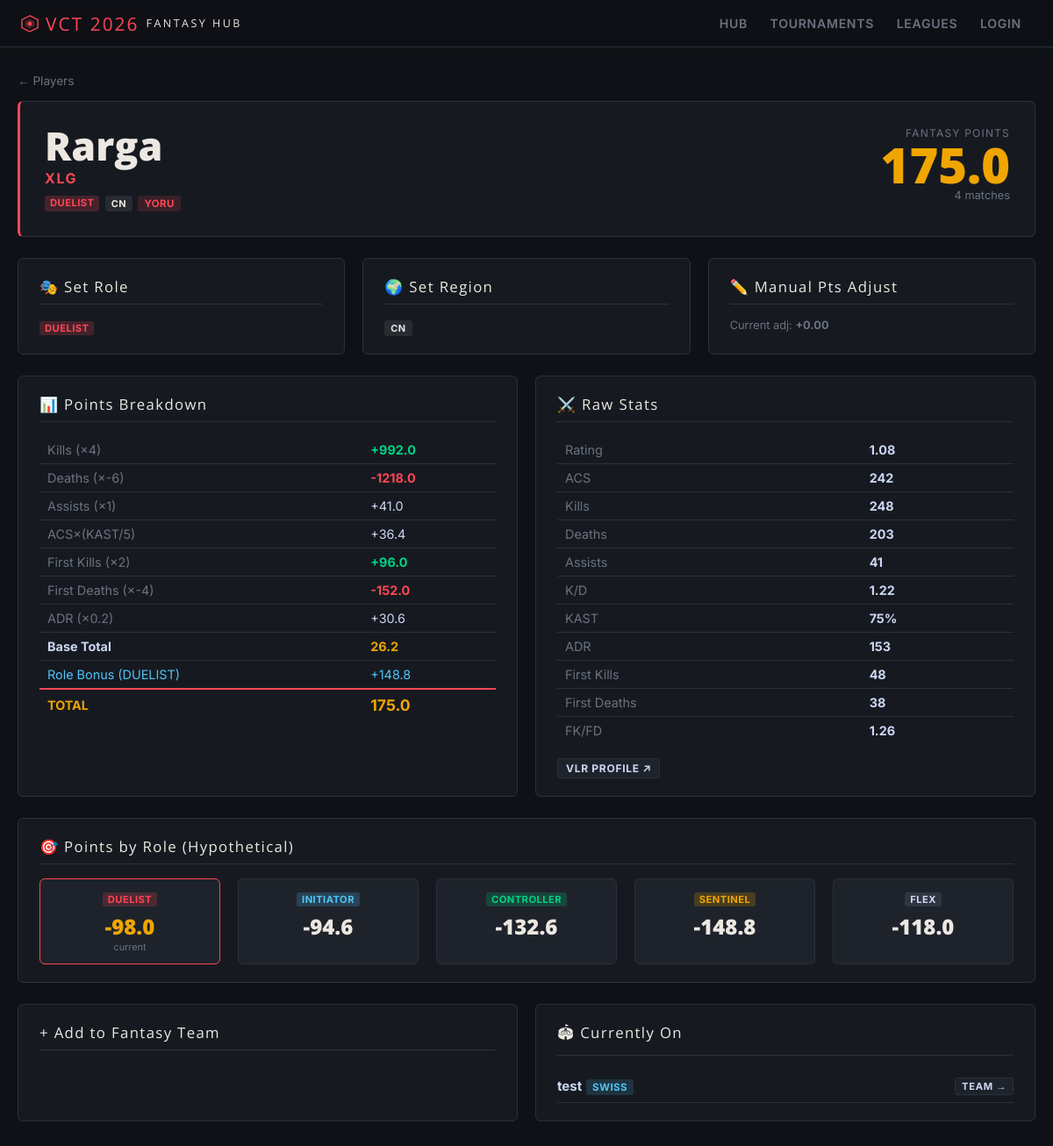
Page /tournament/2/player/t2_22047_rarga on the committed database.
### tables this page shows
CREATE TABLE players (
            player_id      TEXT NOT NULL,
            tournament_id  INTEGER NOT NULL,
            ign            TEXT NOT NULL,
            real_name      TEXT DEFAULT '',
            team           TEXT DEFAULT '',
            team_abbr      TEXT DEFAULT '',
            country        TEXT DEFAULT '',
            region         TEXT DEFAULT '',
            role           TEXT DEFAULT 'flex',
            agent          TEXT DEFAULT '',
            rounds_played  INTEGER DEFAULT 0,
            rating         REAL DEFAULT 0.0,
            acs            REAL DEFAULT 0.0,
            kills          INTEGER DEFAULT 0,
            deaths         INTEGER DEFAULT 0,
            assists        INTEGER DEFAULT 0,
            kd_ratio       REAL DEFAULT 0.0,
            kast           REAL DEFAULT 0.0,
            adr            REAL DEFAULT 0.0,
            headshot_pct   REAL DEFAULT 0.0,
            first_kills    INTEGER DEFAULT 0,
            first_deaths   INTEGER DEFAULT 0,
            fk_fd_ratio    REAL DEFAULT 0.0,
            base_points    REAL DEFAULT 0.0,
            role_points    REAL DEFAULT 0.0,
            fantasy_points REAL DEFAULT 0.0,
            last_updated   TEXT,
            vlr_url        TEXT DEFAULT '', matches_played INTEGER DEFAULT 0, manual_pts REAL DEFAULT 0.0,
            PRIMARY KEY (player_id, tournament_id),
            FOREIGN KEY (tournament_id) REFERENCES tournaments(id)
        );

CREATE TABLE fantasy_roster (
            id               INTEGER PRIMARY KEY AUTOINCREMENT,
            fantasy_team_id  INTEGER NOT NULL,
            player_id        TEXT NOT NULL,
            tournament_id    INTEGER NOT NULL,
            role_slot        TEXT NOT NULL DEFAULT 'flex',
            is_star          INTEGER DEFAULT 0,
            is_duplicate     INTEGER DEFAULT 0,
            phase            TEXT DEFAULT 'swiss',
            added_at         TEXT DEFAULT (datetime('now')),
            UNIQUE(fantasy_team_id, player_id, phase),
            FOREIGN KEY (fantasy_team_id) REFERENCES fantasy_teams(id)
        );

CREATE TABLE fantasy_teams (
            id            INTEGER PRIMARY KEY AUTOINCREMENT,
            league_id     INTEGER NOT NULL,
            team_name     TEXT NOT NULL,
            manager_name  TEXT NOT NULL,
            bonus_points  REAL DEFAULT 0.0,
            created_at    TEXT DEFAULT (datetime('now')), swiss_pts_snapshot REAL DEFAULT 0.0,
            FOREIGN KEY (league_id) REFERENCES leagues(id)
        );

### app.py (the view)
@app.route("/tournament/<int:tournament_id>/player/<player_id>")
def player_detail(tournament_id, player_id):
    p = db.get_player(player_id, tournament_id)
    t = db.get_tournament(tournament_id)
    if not p or not t:
        flash("Player not found.", "error")
        return redirect(url_for("players", tournament_id=tournament_id))
    breakdown  = points_breakdown(p)
    assignments = db.get_player_roster_assignments(player_id, tournament_id)
    leagues = db.get_leagues_for_tournament(tournament_id)
    already_on = {a["fantasy_team_id"] for a in assignments}
    available_teams = []
    for lg in leagues:
        rs = db.get_ruleset(lg["id"])
        for team in db.get_teams_in_league(lg["id"]):
            if team["id"] not in already_on:
                roster = db.get_roster(team["id"], phase=lg["phase"])
                max_p = rs.get("total_players", 10)
                if len(roster) < max_p:
                    available_teams.append({**team, "league_name": lg["name"],
                                            "phase": lg["phase"]})
    role_pts = all_role_points(p)
    adjustments = db.get_player_adjustments(player_id, tournament_id)
    return render_template("player_detail.html", player=p, tournament=t,
                           breakdown=breakdown, assignments=assignments,
                           available_teams=available_teams,
                           role_pts=role_pts, adjustments=adjustments)

### templates/player_detail.html (shortened to what this page needs)
{% extends "base.html" %}
{% block content %}
<div style="margin-bottom:.9rem;"><a href="/tournament/{{ tournament.id }}/players" style="color:var(--muted);text-decoration:none;font-size:.85rem;">← Players</a></div>
<div class="card" style="margin-bottom:1.5rem;border-left:3px solid var(--red);padding:1.75rem;">
    <div style="display:flex;align-items:flex-start;justify-content:space-between;gap:1.5rem;flex-wrap:wrap;">
        <div>
            <div style="font-family:'Open Sans',sans-serif;font-size:2.8rem;font-weight:800;color:var(--accent);line-height:1;">{{ player.ign }}</div>
            <div style="color:var(--red);font-weight:700;letter-spacing:.1em;font-size:1rem;margin-top:4px;">{{ player.team or player.team_abbr or 'Unknown' }}</div>
            <div style="display:flex;gap:.4rem;flex-wrap:wrap;margin-top:.6rem;">
                <span class="badge badge-role badge-{{ player.role }}">{{ player.role|upper }}</span>
                {% if player.region %}<span class="badge badge-region">{{ player.region }}</span>{% endif %}
                {% if player.agent %}<span class="badge badge-agent">{{ player.agent[:30] }}</span>{% endif %}
            </div>
        </div>
        <div style="text-align:right;">
            <div style="color:var(--muted);font-size:.75rem;text-transform:uppercase;letter-spacing:.1em;">Fantasy Points</div>
            <div style="font-family:'Open Sans',sans-serif;font-size:3.5rem;font-weight:800;color:var(--yellow);line-height:1;">
                {{ "%.1f"|format(player.fantasy_points + (player.manual_pts|default(0))) }}
            </div>
            <div style="color:var(--muted);font-size:.8rem;">{{ player.matches_played or player.rounds_played or 0 }} matches</div>
        </div>
    </div>
</div>
<div class="grid-3" style="margin-bottom:1.5rem;">
    <div class="card">
        <div class="card-title">🎭 Set Role</div>
        {% if admin %}
        <form method="POST" action="/tournament/{{ tournament.id }}/player/{{ player.player_id }}/set_role" style="display:flex;gap:.5rem;align-items:center;flex-wrap:wrap;">
            <select name="role">
                {% for r in ['duelist','initiator','controller','sentinel','flex'] %}
                <option value="{{ r }}" {{ 'selected' if player.role == r }}>{{ r|upper }}</option>
                {% endfor %}
            </select>
            <button type="submit" class="btn btn-primary btn-sm">Save</button>
        </form>
        {% else %}
        <span class="badge badge-role badge-{{ player.role }}">{{ player.role|upper }}</span>
        {% endif %}
    </div>
    <div class="card">
        <div class="card-title">🌍 Set Region</div>
        {% if admin %}
        <form method="POST" action="/tournament/{{ tournament.id }}/player/{{ player.player_id }}/set_region" style="display:flex;gap:.5rem;align-items:center;flex-wrap:wrap;">
            <select name="region">
                <option value="">Unknown</option>
                {% for reg in ['EMEA','AMER','APAC','CN'] %}
                <option value="{{ reg }}" {{ 'selected' if player.region == reg }}>{{ reg }}</option>
                {% endfor %}
            </select>
            <button type="submit" class="btn btn-primary btn-sm">Save</button>
        </form>
        {% else %}
        <span class="badge badge-region">{{ player.region or '—' }}</span>
        {% endif %}
    </div>
    <div class="card">
        <div class="card-title">✏️ Manual Pts Adjust</div>
        <div style="margin-top:.5rem;font-size:.8rem;color:var(--muted);">Current adj: <strong style="color:{{ 'var(--green)' if player.manual_pts|default(0) > 0 else 'var(--red)' if player.manual_pts|default(0) < 0 else 'var(--muted)' }};">{{ "%+.2f"|format(player.manual_pts|default(0)) }}</strong></div>
    </div>
</div>
<div class="grid-2" style="margin-bottom:1.5rem;">
    <div class="card">
        <div class="card-title">📊 Points Breakdown</div>
        <table><tbody>
        <tr><td style="color:var(--muted);">Kills (×4)</td><td class="mono pts-positive">+{{ "%.1f"|format(breakdown.kill_pts) }}</td></tr>
        <tr><td style="color:var(--muted);">Deaths (×-6)</td><td class="mono pts-negative">{{ "%.1f"|format(breakdown.death_pts) }}</td></tr>
        <tr><td style="color:var(--muted);">Assists (×1)</td><td class="mono">+{{ "%.1f"|format(breakdown.assist_pts) }}</td></tr>
        <tr><td style="color:var(--muted);">ACS×(KAST/5)</td><td class="mono">+{{ "%.1f"|format(breakdown.acs_kast) }}</td></tr>
        <tr><td style="color:var(--muted);">First Kills (×2)</td><td class="mono pts-positive">+{{ "%.1f"|format(breakdown.fk_pts) }}</td></tr>
        <tr><td style="color:var(--muted);">First Deaths (×-4)</td><td class="mono pts-negative">{{ "%.1f"|format(breakdown.fd_pts) }}</td></tr>
        <tr><td style="color:var(--muted);">ADR (×0.2)</td><td class="mono">+{{ "%.1f"|format(breakdown.adr_pts) }}</td></tr>
        <tr style="border-top:1px solid var(--border);"><td style="font-weight:700;">Base Total</td><td class="mono pts-neutral" style="font-weight:700;">{{ "%.1f"|format(breakdown.base) }}</td></tr>
        <tr><td style="color:var(--blue);">Role Bonus ({{ player.role|upper }})</td><td class="mono" style="color:var(--blue);">{{ "%+.1f"|format(breakdown.role_bonus) }}</td></tr>
        <tr style="border-top:2px solid var(--red);"><td style="font-weight:700;color:var(--yellow);">TOTAL</td><td class="mono" style="font-weight:700;color:var(--yellow);font-size:1.1rem;">{{ "%.1f"|format(breakdown.total + (player.manual_pts|default(0))) }}</td></tr>
        </tbody></table>
    </div>
    <div class="card">
        <div class="card-title">⚔️ Raw Stats</div>
        <table><tbody>
        {% for label, val in [
            ('Rating', "%.2f"|format(player.rating)),
            ('ACS', "%.0f"|format(player.acs)),
            ('Kills', player.kills),('Deaths', player.deaths),('Assists', player.assists),
            ('K/D', "%.2f"|format(player.kd_ratio)),
            ('KAST', "%.0f"|format(player.kast)+'%'),
            ('ADR', "%.0f"|format(player.adr)),
            ('First Kills', player.first_kills),('First Deaths', player.first_deaths),
            ('FK/FD', "%.2f"|format(player.fk_fd_ratio))
        ] %}
        <tr><td style="color:var(--muted);">{{ label }}</td><td class="mono" style="font-weight:700;">{{ val }}</td></tr>
        {% endfor %}
        </tbody></table>
        {% if player.vlr_url %}<div style="margin-top:1rem;"><a href="{{ player.vlr_url }}" target="_blank" class="btn btn-secondary btn-sm">VLR Profile ↗</a></div>{% endif %}
    </div>
</div>
<div class="card" style="margin-bottom:1.5rem;">
    <div class="card-title">🎯 Points by Role (Hypothetical)</div>
    <div style="display:flex;gap:1.25rem;flex-wrap:wrap;">
        {% for role in ['duelist','initiator','controller','sentinel','flex'] %}
        {% set pts = role_pts.get(role, 0) %}
        <div style="text-align:center;flex:1;min-width:100px;padding:.75rem;background:var(--dark3);border-radius:6px;border:1px solid {{ 'var(--red)' if player.role == role else 'var(--border)' }};">
            <div><span class="badge badge-role badge-{{ role }}">{{ role|upper }}</span></div>
            <div style="font-family:'Open Sans',sans-serif;font-size:1.5rem;font-weight:800;color:{{ 'var(--yellow)' if player.role == role else 'var(--accent)' }};margin-top:.4rem;">{{ "%.1f"|format(pts) }}</div>
            {% if player.role == role %}<div style="font-size:.68rem;color:var(--muted);">current</div>{% endif %}
        </div>
        {% endfor %}
    </div>
</div>
<div class="grid-2">
    <div class="card">
        <div class="card-title">+ Add to Fantasy Team</div>
    </div>
    <div class="card">
        <div class="card-title">🏟 Currently On</div>
        {% if assignments %}
        {% for a in assignments %}
        <div style="display:flex;align-items:center;gap:.5rem;padding:.5rem 0;border-bottom:1px solid var(--border);">
            <div><span style="font-weight:700;">{{ a.team_name }}</span><span class="badge badge-{{ a.phase }}" style="margin-left:.3rem;">{{ a.phase }}</span></div>
            <div style="margin-left:auto;"><a href="/team/{{ a.fantasy_team_id }}" class="btn btn-secondary btn-xs">Team →</a></div>
        </div>
        {% endfor %}
        {% else %}
        <div style="color:var(--muted);font-size:.88rem;">Not on any fantasy team yet.</div>
        {% endif %}
    </div>
</div>
{% endblock %}

### rows in the picture
players: ign "Rarga", team "XLG", role "DUELIST", region "CN", agent "YORU", player.fantasy_points+(player.manual_pts|default(0)) "175.0", matches_played "4", manual_pts "+0.00", base "26.2", role_bonus "+148.8", breakdown.total+(player.manual_pts|default(0)) "175.0"
fantasy_roster: team_name "test", phase "SWISS"

### other values in the picture
{{ "%.1f"|format(breakdown.kill_pts) }} "992.0"
{{ "%.1f"|format(breakdown.death_pts) }} "-1218.0"
{{ "%.1f"|format(breakdown.assist_pts) }} "41.0"
{{ "%.1f"|format(breakdown.acs_kast) }} "36.4"
{{ "%.1f"|format(breakdown.fk_pts) }} "96.0"
{{ "%.1f"|format(breakdown.fd_pts) }} "-152.0"
{{ "%.1f"|format(breakdown.adr_pts) }} "30.6"
{{ label }} "Rating" "ACS" "Kills" "Deaths" "Assists" "K/D" "KAST" "ADR" "First Kills" "First Deaths" "FK/FD"
{{ val }} "1.08" "242" "248" "203" "41" "1.22" "75%" "153" "48" "38" "1.26"
{{ role|upper }} "DUELIST" "INITIATOR" "CONTROLLER" "SENTINEL" "FLEX"
{{ "%.1f"|format(pts) }} "-98.0" "-94.6" "-132.6" "-148.8" "-118.0"
